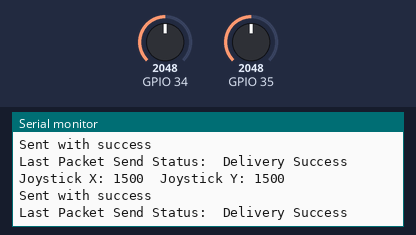
The sketch below on a simulated ESP32. On the bench: the last lines printed to the serial monitor. The test bench sets the inputs (shaded band); at power-on: GPIO 34 = 2048, GPIO 35 = 2048.

Above: at 1.2 s.
1.3 s: GPIO 34 set to 2866
At 1.56 s:
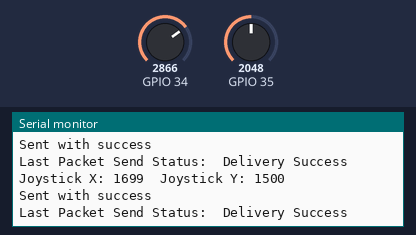
2.8 s: GPIO 35 set to 2866
At 2.97 s:
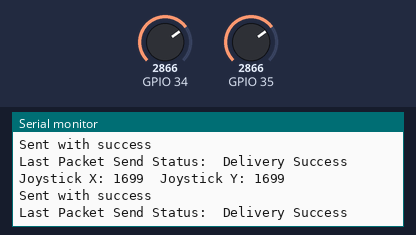
4.3 s: GPIO 34 set to 3603
At 4.58 s:
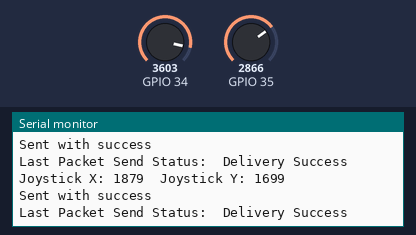
5.8 s: GPIO 35 set to 3603
At 5.98 s:
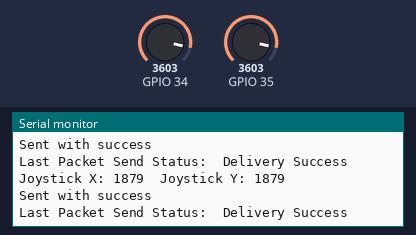
Timing chart, 0 to 8.3 s (numbered marks = the images above; inputs shaded):
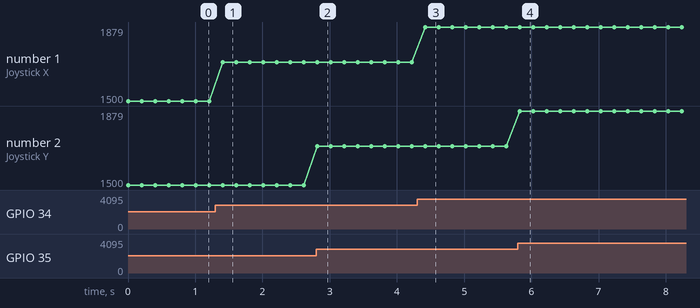

The sketch:

transmitter_v1.ino
```cpp
#include <esp_now.h>
#include <WiFi.h>

uint8_t receiverMAC[] = {0xCC, 0x7B, 0x5C, 0x27, 0x0D, 0x8C}; //replace with your mac id.

typedef struct struct_message {
  int x_axis;  // Joystick X-axis value
  int y_axis;  // Joystick Y-axis value
} struct_message;

struct_message joystickData;  // Data structure to hold joystick values

esp_now_peer_info_t peerInfo;

void OnDataSent(const uint8_t *mac_addr, esp_now_send_status_t status) {
  Serial.print("\r\nLast Packet Send Status:\t");
  Serial.println(status == ESP_NOW_SEND_SUCCESS ? "Delivery Success" : "Delivery Fail");
}

void setup() {
  Serial.begin(115200);

  // Set Wi-Fi mode to Station
  WiFi.mode(WIFI_STA);

  // Initialize ESP-NOW
  if (esp_now_init() != ESP_OK) {
    Serial.println("Error initializing ESP-NOW");
    return;
  }

  // Register send callback
  esp_now_register_send_cb(OnDataSent);

  // Register peer
   memcpy(peerInfo.peer_addr, receiverMAC, 6);
  peerInfo.channel = 0;
  peerInfo.encrypt = false;

  // Add peer
  if (esp_now_add_peer(&peerInfo) != ESP_OK) {
    Serial.println("Failed to add peer");
    return;
  }
}

void loop() {
  // Read joystick values
  joystickData.x_axis = analogRead(34);
  joystickData.y_axis = analogRead(35);

  // Map joystick values to PWM range (1000 to 2000)
  joystickData.x_axis = map(joystickData.x_axis, 0, 4095, 1000, 2000);
  joystickData.y_axis = map(joystickData.y_axis, 0, 4095, 1000, 2000);

  Serial.print("Joystick X: ");
  Serial.print(joystickData.x_axis);
  Serial.print("\tJoystick Y: ");
  Serial.println(joystickData.y_axis);

  // Send joystick data via ESP-NOW
  esp_err_t result = esp_now_send(receiverMAC, (uint8_t *) &joystickData, sizeof(joystickData));

  if (result == ESP_OK) {
    Serial.println("Sent with success");
  }
  else {
    Serial.println("Error sending the data");
  }

  delay(200);
}
```

Measured:
- after the input at 1.3 s, the serial monitor: prints a new line after 0.11 s (image 1)
- after the input at 2.8 s, the serial monitor: prints a new line at once (image 2)
- after the input at 4.3 s, the serial monitor: prints a new line after 0.12 s (image 3)
- after the input at 5.8 s, the serial monitor: prints a new line at once (image 4)
- plotted number 1: 1500 → 1699 after the input at 1.3 s, 1699 → 1879 after the input at 4.3 s
